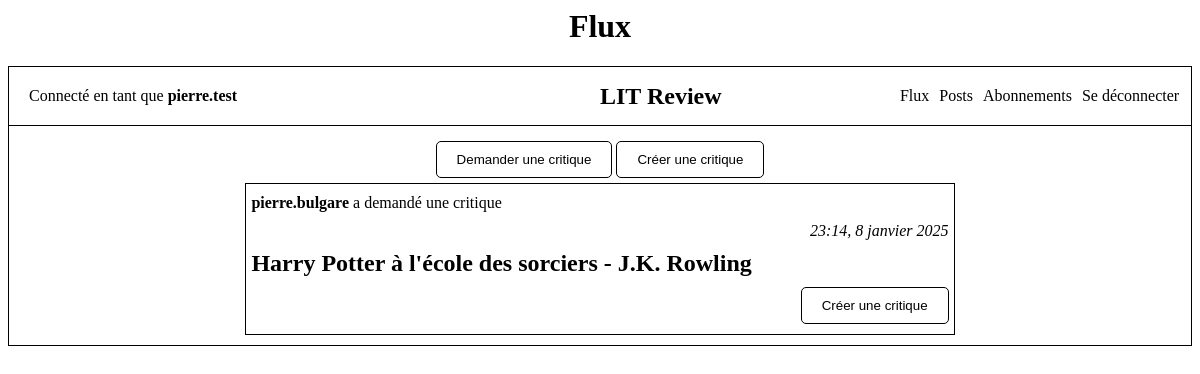
The page /flux/ (signed in) on the database as committed earlier.
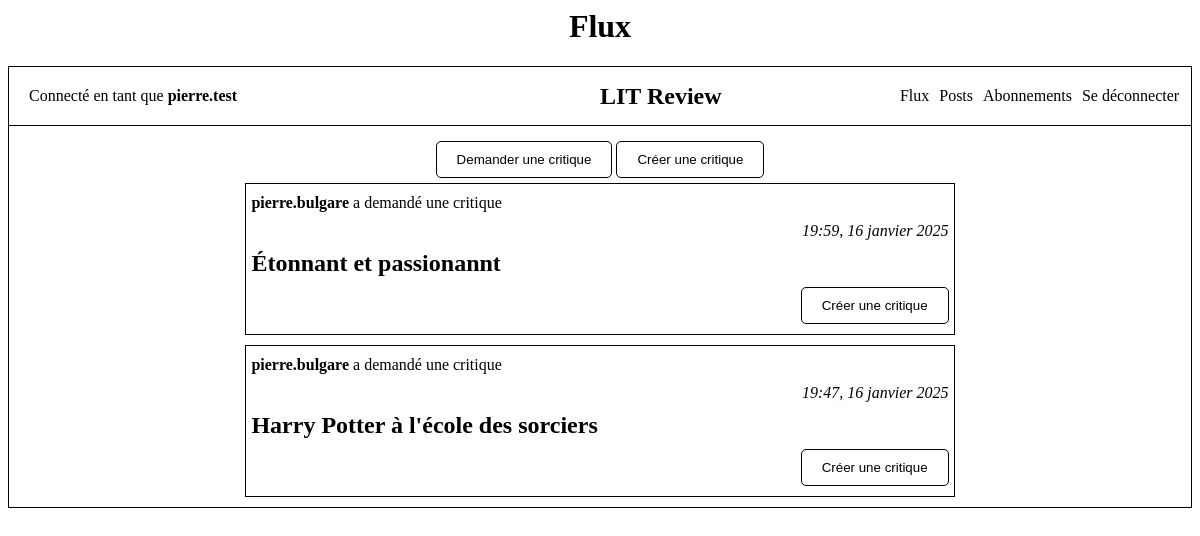
The same page on the database as committed later.
### website/models.py (models this page shows, shortened)
class Ticket(models.Model):
    title = models.CharField(max_length=128)
    description = models.TextField(max_length=2048, blank=True)
    user = models.ForeignKey(
        to=settings.AUTH_USER_MODEL,
        on_delete=models.CASCADE
        )
    image = models.ImageField(upload_to=ticket_image_upload_path,null=True, blank=True)
    time_created = models.DateTimeField(auto_now_add=True)

### website/views.py (the view)
# urls.py: path('flux/', website.views.flux, name='flux'),
@login_required
def flux(request):
    tickets = Ticket.objects.filter(user__profile__in=request.user.profile.follows.all()).order_by('-time_created')
    return render(
        request,
        'website/flux.html',
        context={
            'tickets': tickets
            }
    )

### website/templates/website/flux.html
{% extends "base.html" %}
{% block page_name %}Flux{% endblock page_name %}
{% block main_content %}
<div>
    <p>
        <button type="button" onclick="window.location.href='{% url 'create_ticket' %}'" class="button">Demander une critique</button>
        <button type="button" onclick="window.location.href='{% url 'create_standalone_review' %}'" class="button">Créer une critique</button>
    </p>
    <div class="posts-list">
        {% for ticket in tickets %}
        <div class="post">
            <p><b>{{ ticket.user.username }}</b> a demandé une critique</p>
            <p class="ticket-date">{{ ticket.time_created|date:"H:i, j F Y" }}</p>
            <p class="ticket-title">{{ ticket.title }}</p>
            <p class="ticket-buttons">
                <button id="{{ ticket.id }}" class="button">Créer une critique</button>
            </p>
        </div>
        {% endfor %}
    </div>
</div>
{% endblock main_content%}

### templates/base.html (shortened to what this page needs)
{% load static %}
<html>
    <head>
        <link rel="stylesheet" href="{% static 'styles.css' %}">
    </head>
    <body>
        {% block header %}
        <header>
            <h1>{% block page_name %}{% endblock page_name %}</h1>
            <div class="header_content">
                {% if user.is_authenticated %}
                <span>Connecté en tant que <b>{{ user.username }}</b></span>
                {% endif %}
                <h2>LIT Review</h2>
                <nav>
                    {% if user.is_authenticated %}
                    <li><a href="{% url 'flux' %}">Flux</a></li>
                    <li><a href="{% url 'posts' %}">Posts</a></li>
                    <li><a href="{% url 'follows' %}">Abonnements</a></li>
                    <li><a href="{% url 'logout' %}">Se déconnecter</a></li>
                    {% endif %}
                </nav>
            </div>
        </header>
        {% endblock header %}
        {% block main %}
        <main>
            {% block main_content %}{% endblock main_content %}
        </main>
        {% endblock main %}
    </body>
</html>

### app/static/styles.css (style rules this page uses)
* { color: black; }
a { text-decoration: none; }
p { margin: 0; padding: 5px 0px; }
h1 { text-align: center; }
.header_content, main { border: 1px solid black; padding: 10px; }
.header_content { display: flex; flex-direction: row; justify-content: space-between; align-items: center; position: relative; padding: 20px; }
.header_content h2 { left: 50%; position: absolute; }
main { display: flex; flex-direction: row; justify-content: space-evenly; border-top: 0px; }
main > div { display: flex; flex-direction: column; justify-content: center; align-items: center; width: 100%; }
.button { border: 1px solid black; border-radius: 5px; padding: 10px 20px; cursor: pointer; background-color: white; }
nav { display: flex; flex-direction: row; align-items: center; gap: 10px; list-style-type: none; position: absolute; right: 1%; }
li { cursor: pointer; }
.posts-list { display: flex; flex-direction: column; gap: 10px; width: 100%; align-items: center; }
.post { border: 1px solid black; width: 60%; padding: 5px; }
.ticket-title { font-size: 150%; font-weight: bold; }
.ticket-date { text-align: right; font-style: italic; }
.ticket-buttons { display: flex; flex-direction: row; gap: 10px; justify-self: flex-end; }

Rows that differ between the two databases and show on the page:
removed Ticket: user.username "pierre.bulgare", time_created "23:14, 8 janvier 2025", title "Harry Potter à l'école des sorciers - J.K. Rowling"
added Ticket: user.username "pierre.bulgare", time_created "19:59, 16 janvier 2025", title "Étonnant et passionannt"
added Ticket: user.username "pierre.bulgare", time_created "19:47, 16 janvier 2025", title "Harry Potter à l'école des sorciers"
